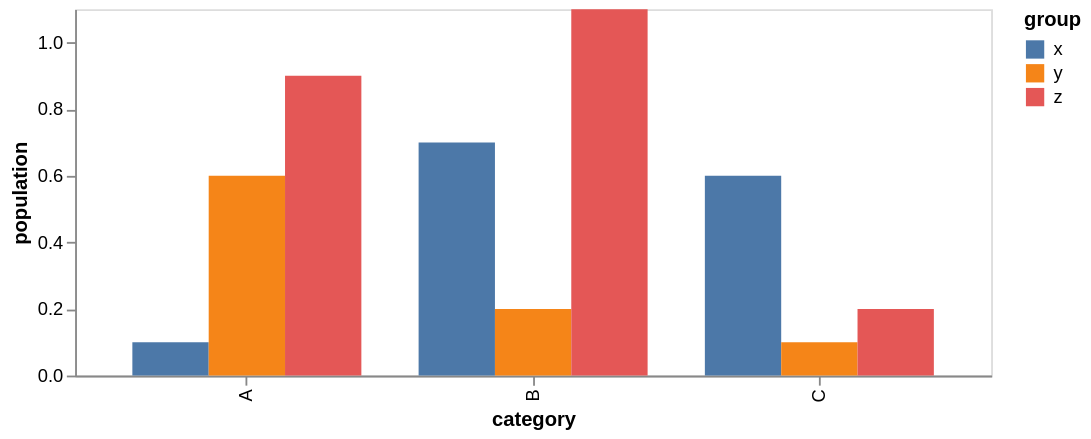

Vega-Lite specification stored for this chart:
### Vega specification from a JSON file in a GitHub repository (floating-point values rounded to 4 significant figures)
{"$schema": "https://vega.github.io/schema/vega/v5.json", "background": "white", "padding": 5, "width": 500, "height": 200, "style": "cell", "data": [{"name": "source_0", "values": [{"category": "A", "group": "x", "value": 0.1}, {"category": "A", "group": "y", "value": 0.6}, {"category": "A", "group": "z", "value": 0.9}, {"category": "B", "group": "x", "value": 0.7}, {"category": "B", "group": "y", "value": 0.2}, {"category": "B", "group": "z", "value": 1.1}, {"category": "C", "group": "x", "value": 0.6}, {"category": "C", "group": "y", "value": 0.1}, {"category": "C", "group": "z", "value": 0.2}]}, {"name": "data_0", "source": "source_0", "transform": [{"type": "stack", "groupby": ["category", "group"], "field": "value", "sort": {"field": [], "order": []}, "as": ["value_start", "value_end"], "offset": "zero"}, {"type": "filter", "expr": "isValid(datum[\"value\"]) && isFinite(+datum[\"value\"])"}]}], "marks": [{"name": "marks", "type": "rect", "style": ["bar"], "from": {"data": "data_0"}, "encode": {"update": {"fill": {"scale": "color", "field": "group"}, "ariaRoleDescription": {"value": "bar"}, "description": {"signal": "\"category: \" + (isValid(datum[\"category\"]) ? datum[\"category\"] : \"\"+datum[\"category\"]) + \"; value: \" + (format(datum[\"value\"], \"\")) + \"; group: \" + (isValid(datum[\"group\"]) ? datum[\"group\"] : \"\"+datum[\"group\"])"}, "x": {"scale": "x", "field": "category", "offset": {"scale": "xOffset", "field": "group"}}, "width": {"signal": "max(0.25, bandwidth('xOffset'))"}, "y": {"scale": "y", "field": "value_end"}, "y2": {"scale": "y", "field": "value_start"}}}}], "scales": [{"name": "x", "type": "band", "domain": {"data": "data_0", "field": "category", "sort": true}, "range": [0, {"signal": "width"}], "paddingInner": 0.2, "paddingOuter": 0.2}, {"name": "y", "type": "linear", "domain": {"data": "data_0", "fields": ["value_start", "value_end"]}, "range": [{"signal": "height"}, 0], "nice": true, "zero": true}, {"name": "xOffset", "type": "band", "domain": {"data": "data_0", "field": "group", "sort": true}, "range": [0, {"signal": "bandwidth('x')"}]}, {"name": "color", "type": "ordinal", "domain": {"data": "data_0", "field": "group", "sort": true}, "range": "category"}], "axes": [{"scale": "x", "orient": "bottom", "grid": false, "title": "category", "labelAlign": "right", "labelAngle": 270, "labelBaseline": "middle", "zindex": 0}, {"scale": "y", "orient": "left", "grid": false, "title": "population", "labelOverlap": true, "tickCount": {"signal": "ceil(height/40)"}, "zindex": 0}], "legends": [{"fill": "color", "symbolType": "square", "title": "group"}]}
